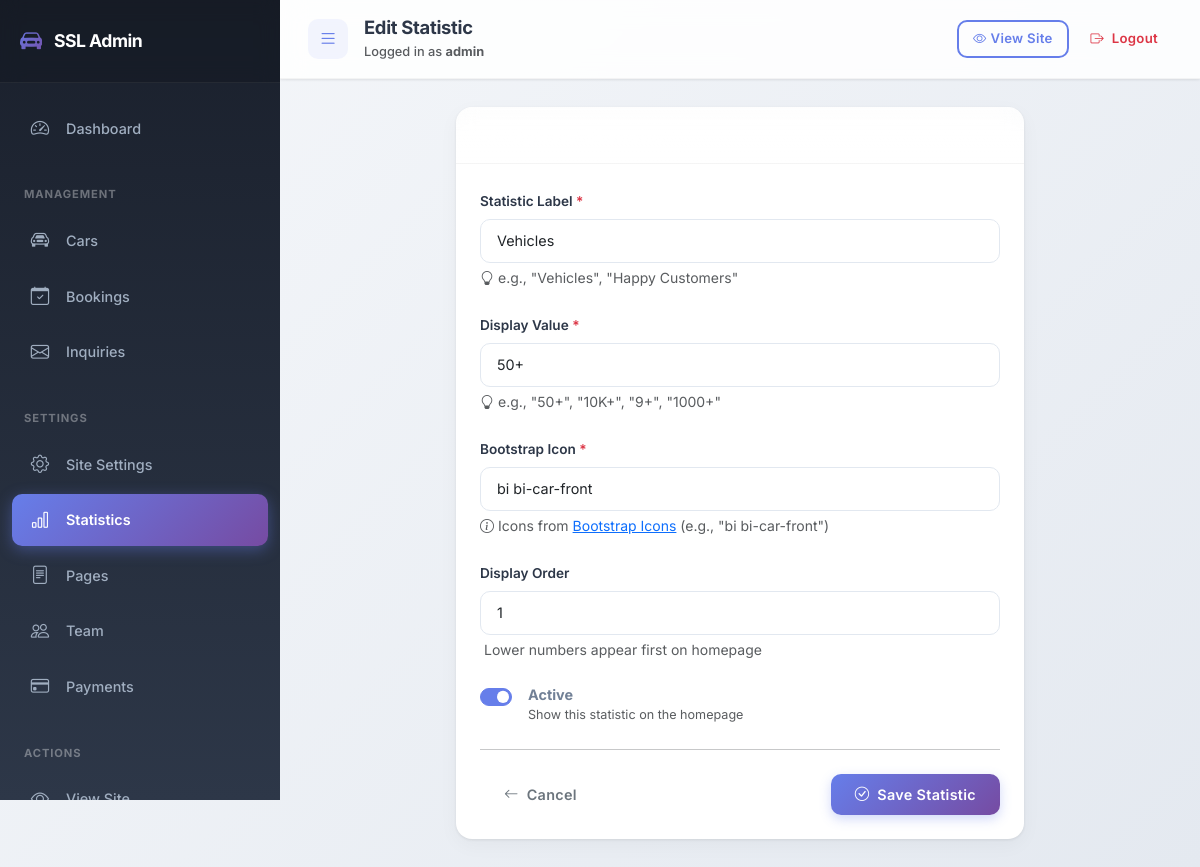
Page /dashboard/statistics/1/edit/ (signed in) on the committed database.
### pages/models.py (models this page shows, shortened)
class Statistic(models.Model):
    label = models.CharField(max_length=50)
    value = models.CharField(max_length=20)
    icon_class = models.CharField(max_length=50, default='bi bi-car-front', help_text='Bootstrap Icon class')
    order = models.PositiveIntegerField(default=0)
    is_active = models.BooleanField(default=True)
    class Meta:
        ordering = ['order']
        verbose_name = 'Statistic'
        verbose_name_plural = 'Statistics'

### admin_panel/views.py (the view)
# urls.py: path('statistics/<int:stat_id>/edit/', views.statistic_edit, name='statistic_edit'),
@login_required
def statistic_edit(request, stat_id):
    stat = get_object_or_404(Statistic, id=stat_id)
    if request.method == 'POST':
        form = StatisticForm(request.POST, instance=stat)
        if form.is_valid():
            form.save()
            messages.success(request, 'Statistic updated successfully.')
            return redirect('admin_panel:statistic_list')
    else:
        form = StatisticForm(instance=stat)
    context = {
        'form': form,
        'stat': stat,
        'title': 'Edit Statistic',
        'action': 'Update',
    }
    return render(request, 'admin_panel/statistics/form.html', context)

### admin_panel/forms.py
class StatisticForm(forms.ModelForm):
    class Meta:
        model = Statistic
        fields = '__all__'
        widgets = {
            'label': forms.TextInput(attrs={'class': 'form-control'}),
            'value': forms.TextInput(attrs={'class': 'form-control'}),
            'icon_class': forms.TextInput(attrs={'class': 'form-control'}),
            'order': forms.NumberInput(attrs={'class': 'form-control'}),
            'is_active': forms.CheckboxInput(attrs={'class': 'form-check-input'}),
        }

### pages/context_processors.py (called while the page is built)
def site_settings(request):
    settings = SiteSetting.objects.first()
    statistics = Statistic.objects.filter(is_active=True).order_by('order')
    payment_methods = PaymentMethod.objects.filter(is_active=True).order_by('order')
    return {
        'site_settings': settings,
        'site_statistics': statistics,
        'payment_methods': payment_methods,
    }

### admin_panel/templates/admin_panel/statistics/form.html (shortened to what this page needs)
{% extends 'admin_panel/base.html' %}
{% load static %}
{% block content %}
<div class="row g-4">
    <div class="col-lg-8 mx-auto">
        <div class="card border-0 shadow-sm">
            <div class="card-header bg-gradient text-white py-3" style="background: linear-gradient(135deg, #f6ad55 0%, #fda085 100%);">
                <h5 class="mb-0 fw-bold">
                    <i class="bi bi-bar-chart me-2"></i>{{ action }} Statistic
                </h5>
            </div>
            <div class="card-body p-4">
                <form method="post" novalidate>
                    <div class="mb-4">
                        <label for="id_label" class="form-label fw-semibold">Statistic Label <span class="text-danger">*</span></label>
                        {{ form.label }}
                        <small class="text-muted d-block mt-1">
                            <i class="bi bi-lightbulb me-1"></i>e.g., "Vehicles", "Happy Customers"
                        </small>
                    </div>
                    <div class="mb-4">
                        <label for="id_value" class="form-label fw-semibold">Display Value <span class="text-danger">*</span></label>
                        {{ form.value }}
                        <small class="text-muted d-block mt-1">
                            <i class="bi bi-lightbulb me-1"></i>e.g., "50+", "10K+", "9+", "1000+"
                        </small>
                    </div>
                    <div class="mb-4">
                        <label for="id_icon_class" class="form-label fw-semibold">Bootstrap Icon <span class="text-danger">*</span></label>
                        {{ form.icon_class }}
                        <small class="text-muted d-block mt-1">
                            <i class="bi bi-info-circle me-1"></i>Icons from
                            <a href="https://icons.getbootstrap.com/" target="_blank">Bootstrap Icons</a>
                            (e.g., "bi bi-car-front")
                        </small>
                    </div>
                    <div class="mb-4">
                        <label for="id_order" class="form-label fw-semibold">Display Order</label>
                        {{ form.order }}
                        <small class="text-muted d-block mt-1">
                            Lower numbers appear first on homepage
                        </small>
                    </div>
                    <div class="mb-4">
                        <div class="form-check form-switch">
                            {{ form.is_active }}
                            <label class="form-check-label ms-2" for="id_is_active">
                                <strong>Active</strong>
                                <small class="d-block text-muted">Show this statistic on the homepage</small>
                            </label>
                        </div>
                    </div>
                    <hr class="my-4">
                    <div class="d-flex justify-content-between">
                        <a href="{% url 'admin_panel:statistic_list' %}" class="btn btn-outline-secondary px-4">
                            <i class="bi bi-arrow-left me-2"></i>Cancel
                        </a>
                        <button type="submit" class="btn btn-primary px-4">
                            <i class="bi bi-check-circle me-2"></i>Save Statistic
                        </button>
                    </div>
                </form>
            </div>
        </div>
    </div>
</div>
{% endblock %}

### admin_panel/templates/admin_panel/base.html (shortened to what this page needs)
{% load static custom_filters %}
<!DOCTYPE html>
<html lang="en">
<head>
    <link href="https://cdn.jsdelivr.net/npm/bootstrap@5.3.2/dist/css/bootstrap.min.css" rel="stylesheet">
    <link href="https://cdn.jsdelivr.net/npm/bootstrap-icons@1.11.1/font/bootstrap-icons.css" rel="stylesheet">
    <link rel="stylesheet" href="{% static 'css/admin.css' %}">
</head>
<body>
    <div class="admin-wrapper">
        <nav id="sidebar" class="sidebar">
            <div class="sidebar-header">
                <a href="{% url 'pages:home' %}" class="navbar-brand" target="_blank" title="View Website">
                    <i class="bi bi-car-front-fill"></i>
                    <span>SSL Admin</span>
                </a>
            </div>
            <ul class="sidebar-nav">
                <li class="sidebar-item">
                    <a href="{% url 'admin_panel:dashboard' %}" class="sidebar-link {% if request.resolver_match.url_name == 'dashboard' %}active{% endif %}" data-bs-toggle="tooltip" title="Dashboard">
                        <i class="bi bi-speedometer2"></i>
                        <span>Dashboard</span>
                    </a>
                </li>
                <li class="sidebar-heading">Management</li>
                <li class="sidebar-item">
                    <a href="{% url 'admin_panel:car_list' %}" class="sidebar-link {% if 'car' in request.resolver_match.url_name %}active{% endif %}" data-bs-toggle="tooltip" title="Manage Cars">
                        <i class="bi bi-car-front"></i>
                        <span>Cars</span>
                    </a>
                </li>
                <li class="sidebar-item">
                    <a href="{% url 'admin_panel:booking_list' %}" class="sidebar-link {% if 'booking' in request.resolver_match.url_name %}active{% endif %}" data-bs-toggle="tooltip" title="Bookings">
                        <i class="bi bi-calendar-check"></i>
                        <span>Bookings</span>
                    </a>
                </li>
                <li class="sidebar-item">
                    <a href="{% url 'admin_panel:inquiry_list' %}" class="sidebar-link {% if 'inquiry' in request.resolver_match.url_name %}active{% endif %}" data-bs-toggle="tooltip" title="Contact Inquiries">
                        <i class="bi bi-envelope"></i>
                        <span>Inquiries</span>
                    </a>
                </li>
                <li class="sidebar-heading">Settings</li>
                <li class="sidebar-item">
                    <a href="{% url 'admin_panel:site_settings' %}" class="sidebar-link {% if request.resolver_match.url_name == 'site_settings' %}active{% endif %}" data-bs-toggle="tooltip" title="Site Configuration">
                        <i class="bi bi-gear"></i>
                        <span>Site Settings</span>
                    </a>
                </li>
                <li class="sidebar-item">
                    <a href="{% url 'admin_panel:statistic_list' %}" class="sidebar-link {% if 'statistic' in request.resolver_match.url_name %}active{% endif %}" data-bs-toggle="tooltip" title="Homepage Statistics">
                        <i class="bi bi-bar-chart"></i>
                        <span>Statistics</span>
                    </a>
                </li>
                <li class="sidebar-item">
                    <a href="{% url 'admin_panel:page_list' %}" class="sidebar-link {% if 'page' in request.resolver_match.url_name %}active{% endif %}" data-bs-toggle="tooltip" title="Page Contents">
                        <i class="bi bi-file-text"></i>
                        <span>Pages</span>
                    </a>
                </li>
                <li class="sidebar-item">
                    <a href="{% url 'admin_panel:team_list' %}" class="sidebar-link {% if 'team' in request.resolver_match.url_name %}active{% endif %}" data-bs-toggle="tooltip" title="Team Members">
                        <i class="bi bi-people"></i>
                        <span>Team</span>
                    </a>
                </li>
                <li class="sidebar-item">
                    <a href="{% url 'admin_panel:payment_list' %}" class="sidebar-link {% if 'payment' in request.resolver_match.url_name %}active{% endif %}" data-bs-toggle="tooltip" title="Payment Methods">
                        <i class="bi bi-credit-card"></i>
                        <span>Payments</span>
                    </a>
                </li>
                <li class="sidebar-heading">Actions</li>
                <li class="sidebar-item">
                    <a href="{% url 'pages:home' %}" class="sidebar-link" target="_blank" data-bs-toggle="tooltip" title="Open Website in New Tab">
                        <i class="bi bi-eye"></i>
                        <span>View Site</span>
                    </a>
                </li>
            </ul>
        </nav>
        <main class="main-content">
            <header class="top-navbar">
                <div class="d-flex align-items-center">
                    <button id="sidebarToggle" class="sidebar-toggle-btn" data-bs-toggle="tooltip" title="Toggle Sidebar">
                        <i class="bi bi-list"></i>
                    </button>
                    <div class="ms-3">
                        <h5 class="mb-0">{% block page_title %}{{ title }}{% endblock %}</h5>
                        <small class="text-muted">Logged in as <strong>{{ request.user.username }}</strong></small>
                    </div>
                </div>
                <div class="d-flex align-items-center gap-2">
                    <a href="{% url 'pages:home' %}" class="btn btn-outline-primary btn-sm d-none d-md-inline-flex" target="_blank" data-bs-toggle="tooltip" title="View Website">
                        <i class="bi bi-eye me-1"></i> <span class="d-none d-lg-inline">View Site</span>
                    </a>
                    <a href="{% url 'admin_panel:logout' %}" class="btn btn-outline-danger btn-sm" data-bs-toggle="tooltip" title="Logout">
                        <i class="bi bi-box-arrow-right me-1"></i> <span class="d-none d-lg-inline">Logout</span>
                    </a>
                </div>
            </header>
            <div class="content-wrapper">
                {% block content %}{% endblock %}
            </div>
        </main>
    </div>
</body>
</html>

### admin_panel/templates/admin_panel/base.html (style rules this page uses)
.sidebar { will-change: transform, width; backface-visibility: hidden; }

### rows in the picture
Statistic: label "Vehicles", value "50+", icon_class "bi bi-car-front", order "1", is_active "☑"

### other values in the picture
{{ title }} "Edit Statistic"
{{ request.user.username }} "admin"
